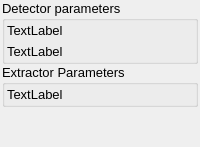
      <widget class="QWidget" name="parameterTab">
       <attribute name="title">
        <string>Parameters</string>
       </attribute>
       <layout class="QVBoxLayout" name="verticalLayout_2">
        <property name="spacing">
         <number>0</number>
        </property>
        <property name="leftMargin">
         <number>2</number>
        </property>
        <property name="topMargin">
         <number>0</number>
        </property>
        <property name="rightMargin">
         <number>2</number>
        </property>
        <property name="bottomMargin">
         <number>0</number>
        </property>
        <item>
         <widget class="QGroupBox" name="detectorParamBox">
          <property name="sizePolicy">
           <sizepolicy hsizetype="Preferred" vsizetype="Minimum">
            <horstretch>0</horstretch>
            <verstretch>0</verstretch>
           </sizepolicy>
          </property>
          <property name="font">
           <font>
            <pointsize>10</pointsize>
           </font>
          </property>
          <property name="title">
           <string>Detector parameters</string>
          </property>
          <layout class="QVBoxLayout" name="detectorBoxVerticalLayout">
           <property name="leftMargin">
            <number>2</number>
           </property>
           <property name="topMargin">
            <number>2</number>
           </property>
           <property name="rightMargin">
            <number>2</number>
           </property>
           <property name="bottomMargin">
            <number>2</number>
           </property>
           <item>
            <widget class="QLabel" name="detectorParam1Label">
             <property name="text">
              <string>TextLabel</string>
             </property>
            </widget>
           </item>
           <item>
            <widget class="QLabel" name="detectorParam2Label">
             <property name="text">
              <string>TextLabel</string>
             </property>
            </widget>
           </item>
          </layout>
         </widget>
        </item>
        <item>
         <widget class="QGroupBox" name="extractorParamBox">
          <property name="sizePolicy">
           <sizepolicy hsizetype="Preferred" vsizetype="Minimum">
            <horstretch>0</horstretch>
            <verstretch>0</verstretch>
           </sizepolicy>
          </property>
          <property name="font">
           <font>
            <pointsize>10</pointsize>
           </font>
          </property>
          <property name="title">
           <string>Extractor Parameters</string>
          </property>
          <layout class="QVBoxLayout" name="exctractorBoxVerticalLayout">
           <property name="leftMargin">
            <number>2</number>
           </property>
           <property name="topMargin">
            <number>2</number>
           </property>
           <property name="rightMargin">
            <number>2</number>
           </property>
           <property name="bottomMargin">
            <number>2</number>
           </property>
           <item>
            <widget class="QLabel" name="extractorParam1Label">
             <property name="text">
              <string>TextLabel</string>
             </property>
            </widget>
           </item>
          </layout>
         </widget>
        </item>
        <item>
         <spacer name="verticalSpacer_3">
          <property name="orientation">
           <enum>Qt::Vertical</enum>
          </property>
          <property name="sizeHint" stdset="0">
           <size>
            <width>20</width>
            <height>40</height>
           </size>
          </property>
         </spacer>
        </item>
       </layout>
      </widget>
